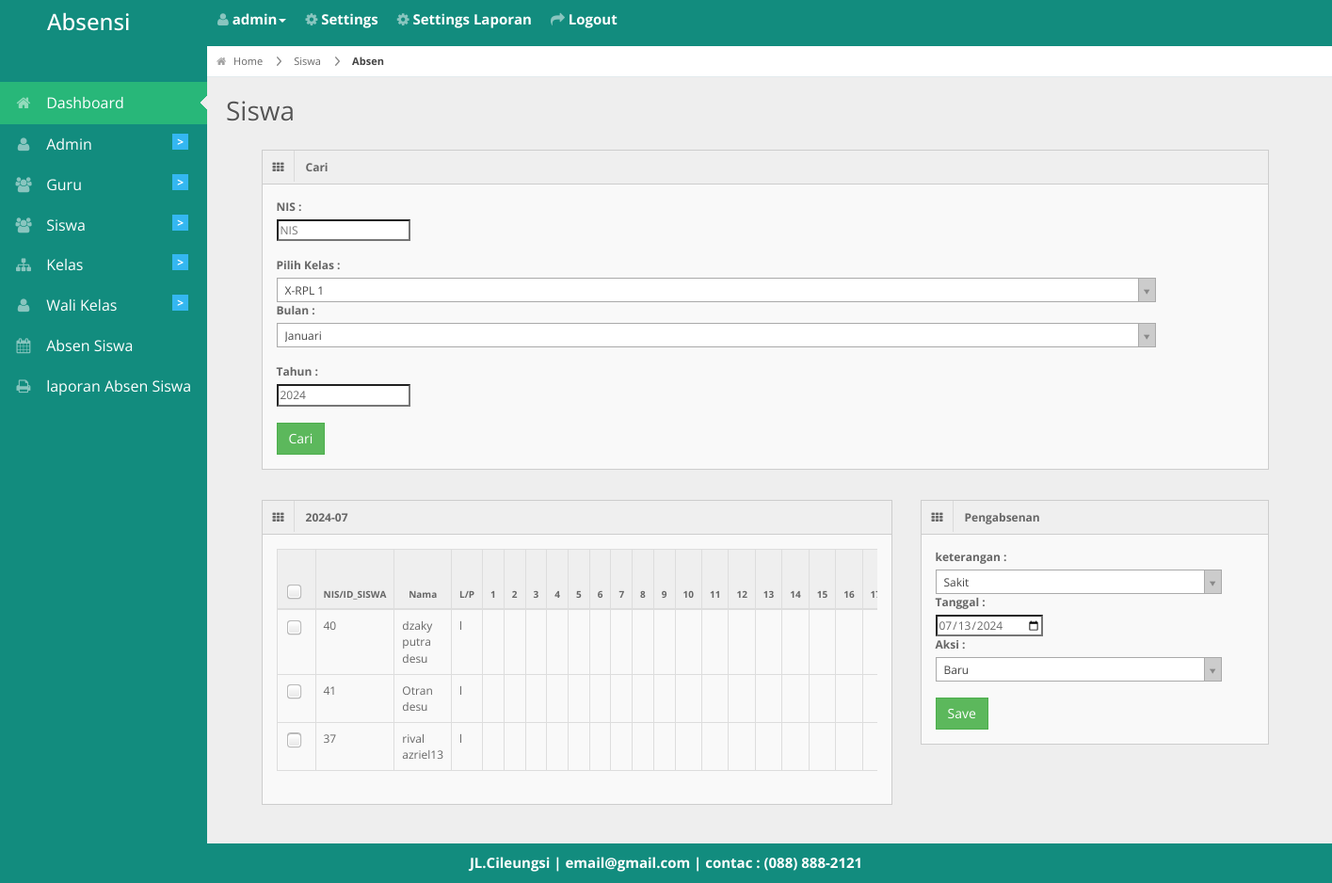
Page /petugas_piket/tablesiswa.php (signed in) on the committed database.
### tables this page shows
CREATE TABLE `siswa` (
  `id_siswa` int(11) NOT NULL,
  `nama` varchar(30) NOT NULL,
  `jenis_kelamin` varchar(1) NOT NULL,
  `kelas` int(11) NOT NULL,
  `alamat` varchar(50) NOT NULL,
  `tgl_lahir` date NOT NULL,
  `telepon` varchar(50) NOT NULL
);

CREATE TABLE `biodata` (
  `id_biodata` int(11) NOT NULL,
  `nama_sekolah` varchar(255) NOT NULL,
  `alamat` varchar(255) NOT NULL,
  `photo` varchar(255) NOT NULL,
  `email` varchar(255) NOT NULL,
  `telepon` varchar(20) NOT NULL,
  `kota` varchar(50) NOT NULL
);

### petugas_piket/tablesiswa.php (the view, shortened to what this page needs)
<?php
 include '../db/koneksi.php';
 include '../layout/header.php';
 if(isset($_GET['carinis'])){
   $cari_nis_siswa=$_GET['carinis'];
   $cari_bulan_siswa=$_GET['bulan'];
   if($cari_nis_siswa==""){
     $query_tampil=mysqli_query($konek,"select * from siswa where kelas=$_GET[kelas] ORDER BY nama");
   }else{
     $query_tampil=mysqli_query($konek,"select * from siswa where id_siswa=$cari_nis_siswa ORDER BY nama");
   }
 }else {
   $query_tampil=mysqli_query($konek,"select * from siswa where kelas=1 ORDER BY nama");
 }
 ?>
 <div id="content">
   <div id="content-header">
     <div id="breadcrumb"> <a href="http://localhost/Tugas_Absen_siswa/<?php echo $_SESSION['akses']; ?>/" title="Go to Home" class="tip-bottom"><i class="icon-home"></i> Home</a>
       <a href="http://localhost/Tugas_Absen_siswa/petugas_piket/siswa" class="tip-bottom">Siswa</a> <a href="#" class="current">Absen</a></div>
     <h1>Siswa</h1>
   </div>
   <div class="container">
     <div class="span11">
       <div class="widget-box">
         <div class="widget-title"> <span class="icon"> <i class="icon-th"></i> </span>
           <h5>Cari</h5>
         </div>
         <div class="widget-content">
           <form method="get">
             <div class="control-group">
               <label class="control-label">NIS :</label>
               <div class="controls">
                 <input type="text"placeholder="NIS"name="carinis" />
               </div>
             </div><br>
             <div class="control-group">
               <label class="control-label">Pilih Kelas :</label>
               <br>
             </div>
             <div class="control-group">
               <label class="control-label">Bulan :</label><br>
             </div><br>
             <div class="control-group">
               <label class="control-label">Tahun :</label>
               <div class="controls">
                 <input type="number"placeholder="Tahun"name="tahun" value="<?PHP echo date('Y'); ?>"/>
               </div>
             </div><br>
             <div class="form-actions">
               <button type="submit" class="btn btn-success">Cari</button>
             </div>
           </form>
         </div>
       </div>
     </div>
   </div>
     <div class="container">
   <div class="span7">
   <div class="widget-box">
          <div class="widget-title"> <span class="icon"> <i class="icon-th"></i> </span>
            <?php if(isset($_GET['carinis'])){ ?>
            <h5><?php echo "$_GET[tahun]-$_GET[bulan]"; ?></h5>
            <?php }else{?>
            <h5><?php echo date('Y-m'); ?></h5>
            <?PHP } ?>
          </div>
          <div class="widget-content">
            <div class="table-responsive">
              <form method="post"action="./proses.php?kategori=absen_siswa">
            <table class="table table-bordered table-striped with-check">
              <thead>
                <tr>
                  <th rowspan='2'><input type="checkbox" id="title-table-checkbox" name="title-table-checkbox" /></th>
                  <th rowspan='2'>NIS/ID_SISWA</th>
                  <th rowspan='2'>Nama</th>
                  <th rowspan='2'>L/P</th>
                  <?php for ($tanggal_table=1; $tanggal_table <= 31; $tanggal_table++) {
                    echo "<th rowspan='2'>$tanggal_table</th>";
                  } ?>
                </tr>
                <tr>
                </tr>
              </thead>
              <tbody>
                <?php $no=1; while ($data=mysqli_fetch_array($query_tampil)) { ?>
                <tr>
                  <td><input type="checkbox" name="id_siswa[]"value="<?PHP echo $data['id_siswa']; ?>"/></td>
                  <td><?php echo $data['id_siswa']; ?></td>
                  <td><?php echo $data['nama']; ?></td>
                  <td><?php echo $data['jenis_kelamin']; ?></td>
                  <?php
                  if(isset($sisa_td)!=true){
                    $sisa_td=30;
                  }
                  for ($td=0; $td <= $sisa_td ; $td++) {
                    echo "<td></td>";
                  }
                   ?>
                </tr>
                <?php } ?>
              </tbody>
            </table>
          </div>
    </div>
        </div>
        </div>
        <div class="container">
          <div class="span4">
            <div class="widget-box">
              <div class="widget-title"> <span class="icon"> <i class="icon-th"></i> </span>
                <h5>Pengabsenan</h5>
              </div>
              <div class="widget-content">
                  <div class="control-group">
                    <label class="control-label">keterangan :</label>
                  </div>
                  <div class="control-group">
                    <label class="control-label">Tanggal :</label>
                    <div class="controls">
                      <input type="date" name="tgl_absen" value="<?PHP echo date('Y-m-d'); ?>">
                    </div>
                  </div>
                  <div class="control-group">
                    <label class="control-label">Aksi :</label>
                  </div>
                  <br>
                  <div class="form-actions">
                    <button type="submit" class="btn btn-success">Save</button>
                  </div>
                 </div>
              </div>
            </div>
          </div>
        </div>
        </div>
<?php include '../layout/footer.php'; ?>

### layout/footer.php (shortened to what this page needs)
<div class="row-fluid">
  <div id="footer" class="span12"style="
    color: #fff;
    font-weight: bold;
    font-size: 15px;
">
     <?php echo "$header_photo[alamat] | $header_photo[email] | contac : $header_photo[telepon]"; ?> </div>
</div>
</body>
</html>

### css/matrix-style.css (style rules this page uses)
* { outline:none !important; -moz-outline: none !important; }
html, body { height:100% }
body { overflow-x: hidden; margin-top: -10px; font-family: 'Open Sans', sans-serif; font-size:12px; color:#666; }
a { color:#666; }
select, textarea, input[type="text"], input[type="password"], input[type="datetime"], input[type="datetime-local"], input[type="date"], input[type="month"], input[type="time"], input[type="week"], input[type="number"], input[type="email"], input[type="url"], input[type="search"], input[type="tel"], input[type="color"], .uneditable-input, .label, .dropdown-menu, .btn, .well, .progress, .table-bordered, .btn-group > .btn:first-child, .btn-group > .btn:last-child, .btn-group > .btn:last-child, .btn-group > .dropdown-toggle, .alert { border-radius:0px; }
.btn, textarea, input[type="text"], input[type="password"], input[type="datetime"], input[type="datetime-local"], input[type="date"], input[type="month"], input[type="time"], input[type="week"], input[type="number"], input[type="email"], input[type="url"], input[type="search"], input[type="tel"], input[type="color"], .uneditable-input { box-shadow:none; }
.progress, .progress-success .bar, .progress .bar-success, .progress-warning .bar, .progress .bar-warning, .progress-danger .bar, .progress .bar-danger, .progress-info .bar, .progress .bar-info, .btn, .btn-primary { background-image:none; }
#footer { padding:10px; text-align:center; }
#content { background: none repeat scroll 0 0 #eeeeee; margin-left: 220px; margin-right: 0; padding-bottom: 25px; position: relative; min-height:100%; width: auto; }
#content-header { position: abslute; width: 100%; margin-top: -38px; z-index: 20; }
#content-header h1 { color: #555555; font-size: 28px; font-weight: normal; float: none; text-shadow: 0 1px 0 #ffffff; margin-left: 20px; position: relative; }
#content-header h1, #content-header .btn-group { margin-top: 20px; }
#breadcrumb { background-color: #fff; border-bottom: 1px solid #e3ebed; }
#breadcrumb a { padding: 8px 20px 8px 10px; display: inline-block; background-image: url('../img/breadcrumb.png'); background-position: center right; background-repeat: no-repeat; font-size: 11px; color: #666666; }
#breadcrumb a:last-child { background-image:none; }
#breadcrumb a.current { font-weight: bold; color: #444444; }
#breadcrumb a i { margin-right: 5px; opacity: .6; }
.stat-boxes .peity_bar_good, .stat-boxes .peity_line_good, { color: #459D1C; }
.widget-box { background: none repeat scroll 0 0 #F9F9F9; border-left: 1px solid #CDCDCD; border-top: 1px solid #CDCDCD; border-right: 1px solid #CDCDCD; clear: both; margin-top: 16px; margin-bottom: 16px; position: relative; }
.widget-title, .modal-header, .table th, div.dataTables_wrapper .ui-widget-header { background:#efefef; border-bottom: 1px solid #CDCDCD; height: 36px; }
.widget-title span.icon { padding: 9px 10px 7px 11px; float: left; border-right:1px solid #dadada; }
.widget-title h5 { color: #666; float: left; font-size: 12px; font-weight: bold; padding: 12px; line-height: 12px; margin: 0; }
.widget-content { padding:15px; border-bottom: 1px solid #cdcdcd; }
.table th { height: auto; font-size: 10px; padding: 5px 10px 2px; border-bottom: 0; text-align: center; color: #666666; }
.table.with-check tr th:first-child, .table.with-check tr td:first-child { width: 10px; }
form { margin-bottom: 0; }

### css/matrix-media.css (style rules this page uses)
body { background: #128C7E; }

### rows in the picture
siswa: id_siswa "40", nama "dzaky putra desu", jenis_kelamin "l"
siswa: id_siswa "41", nama "Otran desu", jenis_kelamin "l"
siswa: id_siswa "37", nama "rival azriel13", jenis_kelamin "l"
biodata: alamat "JL.Cileungsi", email "email@gmail.com", telepon "(088) 888-2121"

### other values in the picture
$_SESSION['username'] "admin"
